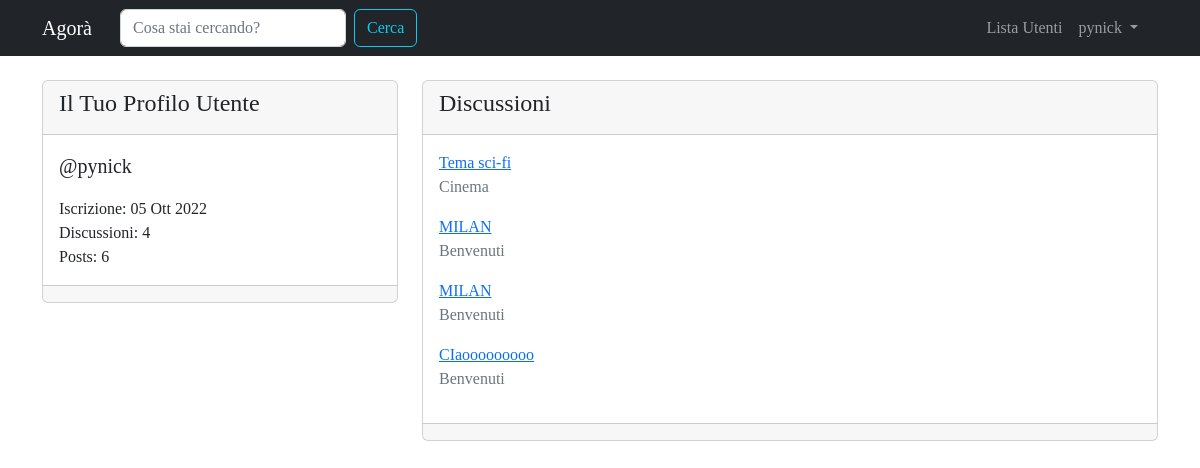
The page /user/pynick/ (signed in) on the database its author committed.
### forum/models.py (models this page shows, shortened)
class Discussione(models.Model):
    objects = None
    titolo = models.CharField(max_length=120)
    data_creazione = models.DateTimeField(auto_now_add=True)
    autore_discussione = models.ForeignKey(
        User, on_delete=models.CASCADE, related_name="discussioni"
    )
    sezione_appartenenza = models.ForeignKey(Sezione, on_delete=models.CASCADE)
    class Meta:
        verbose_name = "Discussione"
        verbose_name_plural = "Discussioni"
    def get_absolute_url(self):
        return reverse("visualizza_discussione", kwargs={"pk": self.pk})

class Sezione(models.Model):
    nome_sezione = models.CharField(max_length=80)
    descrizione = models.CharField(max_length=150, blank=True, null=True)
    logo_sezione = models.ImageField(blank=True, null=True)
    class Meta:
        verbose_name = "Sezione"
        verbose_name_plural = "Sezioni"
    def __str__(self):
        return self.nome_sezione

### core/views.py (the view)
# urls.py: path('user/<str:username>/', views.user_profile_view, name="user_profile"),
def user_profile_view (request, username):
    user= get_object_or_404(User, username=username)
    discussioni_utente = Discussione.objects.filter(autore_discussione=user).order_by("-pk")
    context = {"user": user, "discussioni_utente": discussioni_utente}
    return render (request, "core/user_profile.html", context)

### core/templates/core/user_profile.html (shortened to what this page needs)
{% extends 'base.html' %}
{% block content %}
<div class="row mt-3">
    <div class="col-4">
        <div class="card my-2">
            <div class="card-header">
                <h4>{% if request.user == user %}Il Tuo {% endif %}Profilo Utente</h4>
            </div>
            <div class="card-body">
                <p class="lead">@{{ user }}</p>
                <p class="mb-0">Iscrizione: {{ user.date_joined|date:"d M Y" }}</p>
                <p class="mb-0">Discussioni: {{ user.discussioni.count }}</p>
                <p class="mb-0">Posts: {{ user.posts.count }}</p>
            </div>
            <div class="card-footer"></div>
        </div>
    </div>
    <div class="col-8">
        <div class="card my-2">
            <div class="card-header">
                <h4>Discussioni</h4>
            </div>
            <div class="card-body">
                {% for discussione in discussioni_utente %}
                    <a href="{{ discussione.get_absolute_url }}">{{ discussione.titolo }}</a>
                    <p class="text-muted">{{ discussione.sezione_appartenenza }}</p>
                {% empty %}
                    {% if request.user != user %}
                        <p>{{ user }} non ha creato alcuna discussione!</p>
                    {% else %}
                        <p>Non hai creato alcuna discussione! Inizia Subito!</p>
                    {% endif %}
                {% endfor %}
            </div>
            <div class="card-footer"></div>
        </div>
    </div>
</div>
{% endblock content %}

### templates/base.html (shortened to what this page needs)
{% load static %}
<!doctype html>
<html lang="it">
  <head>
    <link href="https://cdn.jsdelivr.net/npm/bootstrap@5.0.0/dist/css/bootstrap.min.css" rel="stylesheet"/>
    <link rel="stylesheet" href="{% static 'css/agora.css' %}" />
    <link href="https://cdn.jsdelivr.net/npm/bootstrap@5.2.2/dist/css/bootstrap.min.css" rel="stylesheet">
  </head>
  <body>
      <nav class="navbar navbar-expand-lg navbar-dark bg-dark">
          <div class="container" id="navbarSupportedContent">
              <a class="navbar-brand" href="/">Agorà</a>
              <div class="container">
                  <div class="collapse navbar-collapse" id="navbarSupportedContent">
                      <form class="d-flex" action="{% url 'funzione_cerca' %}">
                          <input name="q" class="form-control me-sm-2" type="search" placeholder="Cosa stai cercando?" aria-label="Search"/>
                          <button class="btn btn-outline-info" type="submit">Cerca</button>
                      </form>
                      <ul class="navbar-nav ms-auto">
                          <li class="nav-item">
                              <a class="nav-link" aria-current="page" href="{% url 'user_list' %}">Lista Utenti</a>
                          </li>
                          {% if request.user.is_authenticated %}
                          <li class="nav-item dropdown">
                            <a class="nav-link dropdown-toggle" href="#" id="navbarDropdown" role="button" data-bs-toggle="dropdown" aria-haspopup="true" aria-expanded="false">
                              {{ request.user.username }}
                            </a>
                          </li>
                          {% endif %}
                      </ul>
                  </div>
              </div>
        </div>
      </nav>
      <div class="container">
          {% block content %}
          {% endblock content %}
      </div>
  </body>
</html>

### static-storage/css/agora.css (style rules this page uses)
body { font-family: 'Slabo 27px', serif !important; }
a, a:hover { color: #17a2b8; }

### rows shown on the page
Discussione: titolo "Tema sci-fi", sezione_appartenenza "Cinema"
Discussione: titolo "MILAN", sezione_appartenenza "Benvenuti"
Discussione: titolo "MILAN", sezione_appartenenza "Benvenuti"
Discussione: titolo "CIaooooooooo", sezione_appartenenza "Benvenuti"

### other values the page prints
{{ request.user.username }} "pynick"
{{ user }} "pynick"
{{ user.date_joined|date:"d M Y" }} "05 Ott 2022"
{{ user.discussioni.count }} "4"
{{ user.posts.count }} "6"
